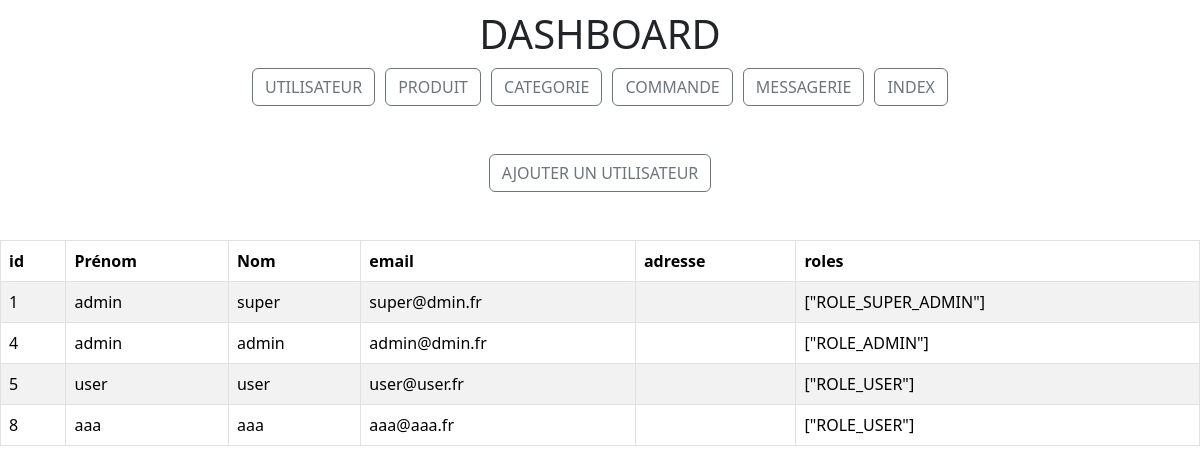
/dashboard/users/dashboard_users.php, run on an earlier commit of the app's database.
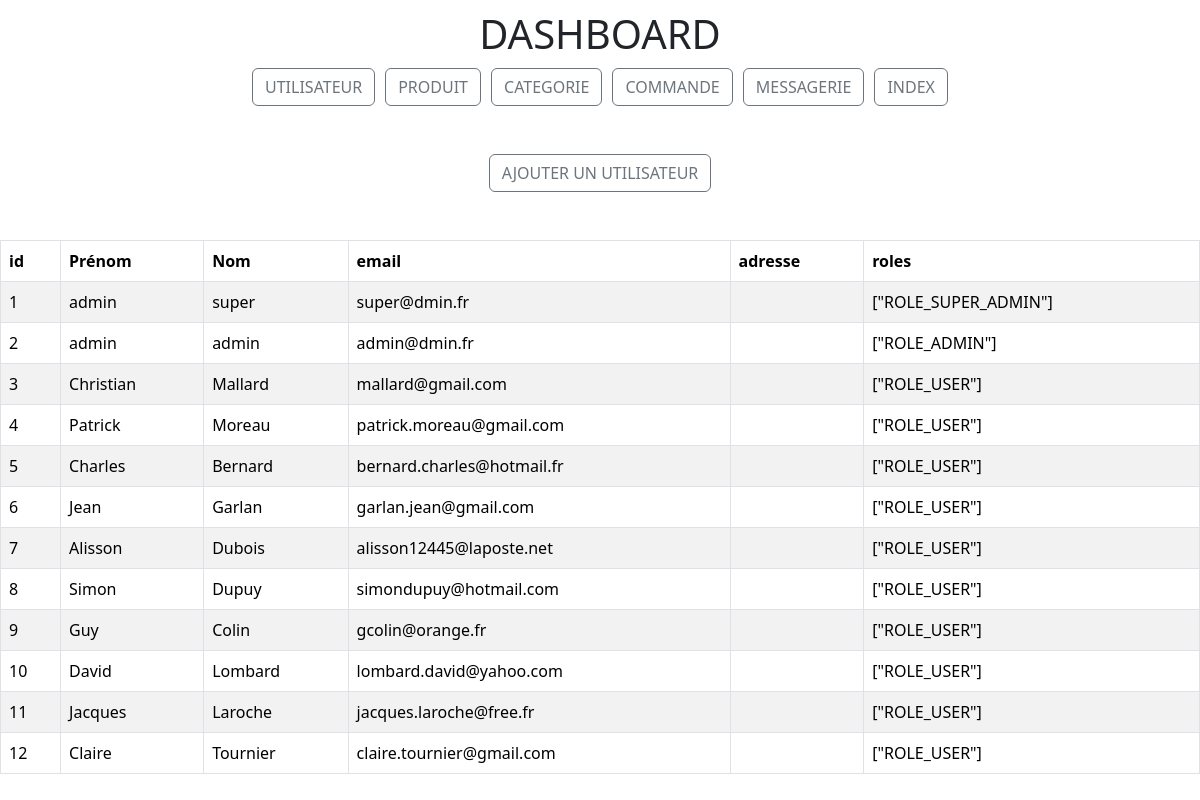
And on a later commit of the database.
### tables this page shows
CREATE TABLE `users` (
  `id` int NOT NULL,
  `prenom` varchar(255) NOT NULL,
  `nom` varchar(255) NOT NULL,
  `email` varchar(255) NOT NULL,
  `pass` varchar(255) NOT NULL,
  `adresse` varchar(255) DEFAULT NULL,
  `roles` varchar(255) NOT NULL
);

### src/dashboard/users/dashboard_users.php (the view, shortened to what this page needs)
<?php
require_once("../../connect.php");
$sql = "SELECT * FROM users";
$query = $db->prepare($sql);
$query->execute();
$users = $query->fetchAll(PDO::FETCH_ASSOC);
?>
<!DOCTYPE html>
<html lang="fr">
<head>
    <link rel="stylesheet" href="../../css/dashboard/dashboard.css">
    <link href="https://cdn.jsdelivr.net/npm/bootstrap@5.3.3/dist/css/bootstrap.min.css" rel="stylesheet">
</head>
<body>
    <?php
    include '../../templates/navbar_dashboard.php';
    ?>
    <section class="dashboard">
        <br>
        <br>
        <div class="add">
            <a classe="deco" href="./create_users.php"><button type="button" class="btn btn-outline-secondary">AJOUTER UN UTILISATEUR</button></a>
        </div>
        <br>
        <br>
        <table class="table table-striped table-hover table table-bordered">
            <thead>
                <th>id</th>
                <th>Prénom</th>
                <th>Nom</th>
                <th>email</th>
                <th>adresse</th>
                <th>roles</th>
            </thead>
            <tbody>
                <?php
                foreach ($users as $user) {
                ?>
                    <tr>
                        <td><?= $user["id"] ?></td>
                        <td><?= $user["prenom"] ?></td>
                        <td><?= $user["nom"] ?></td>
                        <td><?= $user["email"] ?></td>
                        <td><?= $user["adresse"] ?></td>
                        <td><?= $user["roles"] ?></td>
                    </tr>
                <?php
                }
                ?>
            </tbody>
        </table>
    </section>
</body>
</html>

What changed in the data, as far as the page shows it:
added users: id "2", prenom "admin", nom "admin", email "admin@dmin.fr", roles "[\"ROLE_ADMIN\"]"
added users: id "3", prenom "Christian", nom "Mallard", email "mallard@gmail.com", roles "[\"ROLE_USER\"]"
changed users id 4: prenom "admin" → "Patrick"; nom "admin" → "Moreau"; email "admin@dmin.fr" → "patrick.moreau@gmail.com"; roles "[\"ROLE_ADMIN\"]" → "[\"ROLE_USER\"]"
changed users id 5: prenom "user" → "Charles"; nom "user" → "Bernard"; email "user@user.fr" → "bernard.charles@hotmail.fr"
added users: id "6", prenom "Jean", nom "Garlan", email "garlan.jean@gmail.com", roles "[\"ROLE_USER\"]"
added users: id "7", prenom "Alisson", nom "Dubois", email "alisson12445@laposte.net", roles "[\"ROLE_USER\"]"
changed users id 8: prenom "aaa" → "Simon"; nom "aaa" → "Dupuy"; email "aaa@aaa.fr" → "simondupuy@hotmail.com"
added users: id "9", prenom "Guy", nom "Colin", email "gcolin@orange.fr", roles "[\"ROLE_USER\"]"
added users: id "10", prenom "David", nom "Lombard", email "lombard.david@yahoo.com", roles "[\"ROLE_USER\"]"
added users: id "11", prenom "Jacques", nom "Laroche", email "jacques.laroche@free.fr", roles "[\"ROLE_USER\"]"
added users: id "12", prenom "Claire", nom "Tournier", email "claire.tournier@gmail.com", roles "[\"ROLE_USER\"]"
